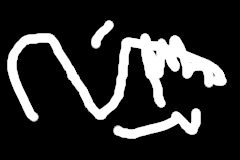
#> input picture thin-input.png, 240 x 160 px
$ python thinning.py
#> lines starting #> are read from the running program, lines starting #| are printed output that depends on the picture; after the words box and inside, x2 and y2 are one past the last pixel; in counts of white or black regions, pixels touching at a corner belong together
import cv2
import numpy as np
from pathlib import Path
from sys import argv
from typing import List
FILENAME="thin-input.png"
DRAW_DELAY=0
LO=0
HI=255
DC=127
MAX_ITERS=100

# Generate the thinning hit-and-miss kernel set
# Taken from: https://homepages.inf.ed.ac.uk/rbf/HIPR2/thin.htm
# Hit checking is done by setting the required match count.
# All don't care values set to ones that cannot appear in
# the binary image.
def kernels() -> List[np.ndarray]:
    outcrop = np.asarray([[LO,LO,LO], [DC,HI,DC], [HI,HI,HI]]).astype(np.uint8)
    corner = np.asarray([[DC,LO,LO], [HI,HI,LO], [DC,HI,DC]]).astype(np.uint8)
    kernel_set = []
    for k in outcrop, corner:
        matches = [np.count_nonzero(k != DC)] * 4
        rotations = [k, k.T, np.flip(k, axis=0), np.flip(k, axis=1)]
        kernel_set += [(rot, match) for rot, match in zip(rotations, matches)]
    return kernel_set

# image has to be binary with HI and LO values as specified above
def thin_iter(img: np.ndarray, k_set: np.ndarray) -> np.ndarray:
    n, m = img.shape
    x_range = range(1,n-1)
    y_range = range(1,m-1)
    out = np.copy(img)
    for i in x_range:
        for j in y_range:
            if out[i][j] == 0:
                continue
            for k, matches in k_set:
                window = out[i-1:i+2,j-1:j+2]
                hits = np.count_nonzero(window == k)
                if hits == matches:
                    out[i][j] = 0
    return out

def thin(img:np.ndarray, max_iters) -> np.ndarray:
    k_set = kernels()
    converged = False
    iters = 0
    previous = img
    while not converged and iters < max_iters:
        iters += 1
        result = thin_iter(previous,k_set)
        if np.count_nonzero(result - previous) == 0:
            converged = True
            print(f"Converged after {iters} iterations")
        previous = result
    return previous

def force_binary(img: np.ndarray) -> np.ndarray:
    return np.where(img == 0, 0, 255).astype(np.uint8)


if __name__ == "__main__":
    path = Path(argv[1] if len(argv) > 1 else FILENAME)
    img = force_binary(cv2.imread(path.as_posix(), flags=cv2.IMREAD_GRAYSCALE))
#> in force_binary, `return np.where(img == 0, 0, 255).astype(np.uint8)`:
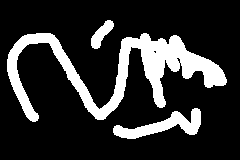
#> returned value: shape (160, 240); 18.6% white; 3 white regions, box (x1, y1, x2, y2) and area: (7, 33, 227, 122) 5726, (113, 108, 201, 139) 1107, (91, 20, 114, 49) 314
    thinned = thin(img, MAX_ITERS)
#> the loop in thin, `while not converged and iters < max_iters:` made 15 passes
#> pass 1, in thin, `result = thin_iter(previous,k_set)`:
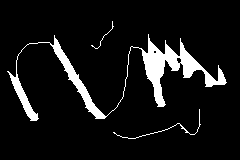
#> result: shape (160, 240); 8.3% white; 3 white regions, box (x1, y1, x2, y2) and area: (7, 34, 227, 121) 3020, (113, 109, 201, 139) 121, (91, 21, 114, 49) 37
#> pass 2, in thin, `result = thin_iter(previous,k_set)`:
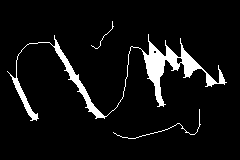
#> result: shape (160, 240); 6.6% white; 3 white regions, box (x1, y1, x2, y2) and area: (7, 34, 227, 121) 2396, (113, 109, 201, 139) 113, (91, 21, 114, 49) 36
#> pass 3, in thin, `result = thin_iter(previous,k_set)`:
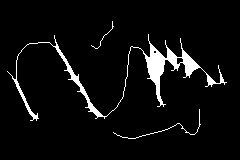
#> result: shape (160, 240); 5.2% white; 3 white regions, box (x1, y1, x2, y2) and area: (7, 34, 227, 121) 1844, (113, 109, 201, 139) 113, (91, 21, 114, 49) 36
#> after the loop in thin, `while not converged and iters < max_iters:`:
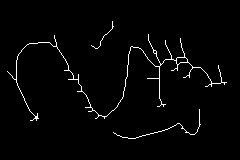
#> previous: shape (160, 240); 2.1% white in thin lines or dots, all inside (x1, y1, x2, y2) = (7, 21, 227, 139)
#> after the loop in thin, `while not converged and iters < max_iters:`: iters = 15

    cv2.imwrite("thinning/{}_original-forced-binary.bmp".format(path.stem), img)
    cv2.imwrite("thinning/{}_thinned.bmp".format(path.stem), thinned)

    cv2.imshow("original binary image", img)
    cv2.imshow("thinned binary image", thinned)
    cv2.waitKey(DRAW_DELAY)
    cv2.destroyAllWindows()
